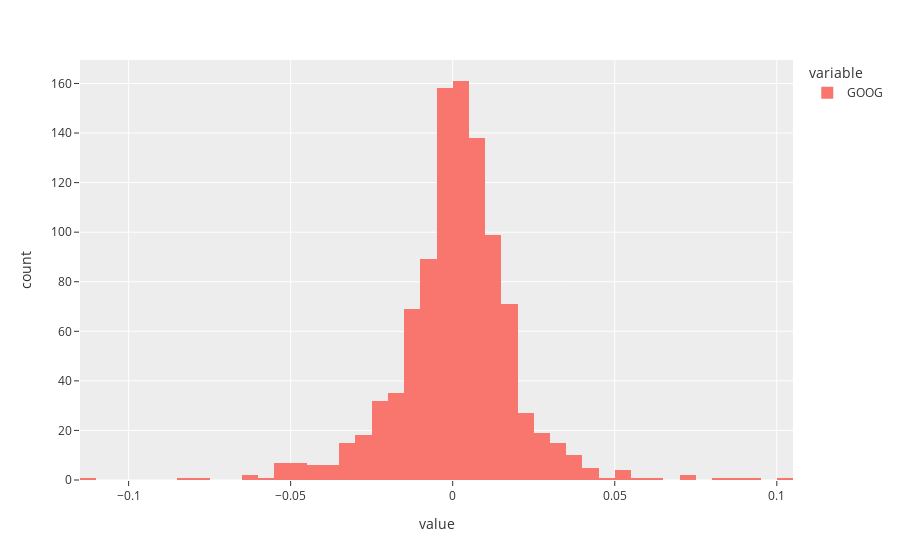

Notebook source saved alongside this figure:
### Code cell
r = df['GOOG'].pct_change()[1:]
px.histogram(r,template='ggplot2')

### Figure 1 — Plotly figure (JSON) as saved in the notebook; plotly's stock layout.template omitted (floating-point values rounded to 4 significant figures; data arrays with more than 128 entries replaced by an {"elided": "..."} marker saying what was removed)
{"data": [{"alignmentgroup": "True", "bingroup": "x", "hovertemplate": "variable=GOOG<br>value=%{x}<br>count=%{y}<extra></extra>", "legendgroup": "GOOG", "marker": {"color": "#F8766D", "pattern": {"shape": ""}}, "name": "GOOG", "offsetgroup": "GOOG", "orientation": "v", "showlegend": true, "type": "histogram", "x": {"elided": "1006 float values"}, "xaxis": "x", "yaxis": "y"}], "layout": {"barmode": "relative", "legend": {"title": {"text": "variable"}, "tracegroupgap": 0}, "margin": {"t": 60}, "xaxis": {"anchor": "y", "domain": [0, 1], "title": {"text": "value"}}, "yaxis": {"anchor": "x", "domain": [0, 1], "title": {"text": "count"}}}}
